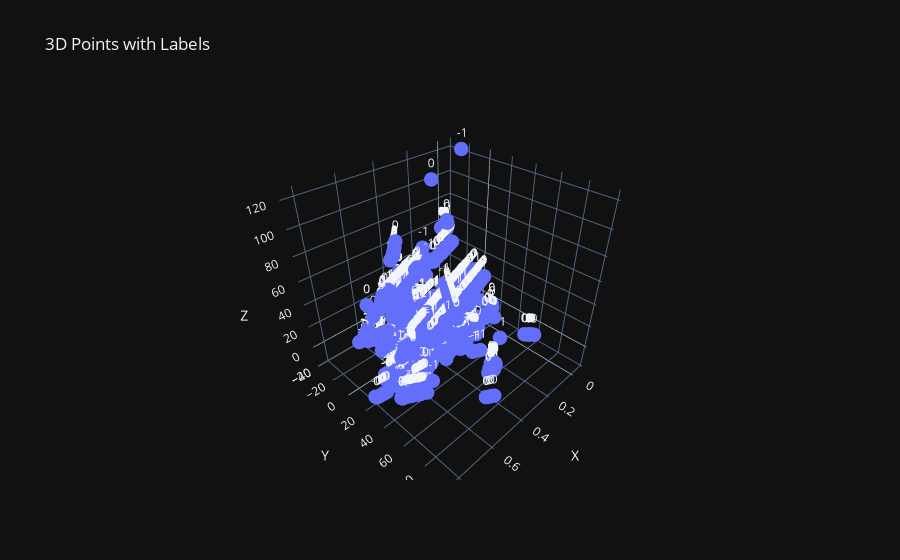

The notebook cell saved with this chart:
### Code cell
import plotly.graph_objects as go
import numpy as np

# Example data
points = my3d_coord.detach().numpy()
labels = outlier_index
# Create a 3D scatter plot
fig = go.Figure(data=[go.Scatter3d(
    x=points[:, 0],
    y=points[:, 1],
    z=points[:, 2],
    mode='markers+text',
    text=labels,
    textposition='top center',
    marker=dict(size=5)
)])

# Adding labels and title
fig.update_layout(
    scene=dict(
        xaxis_title='X',
        yaxis_title='Y',
        zaxis_title='Z'
    ),
    title='3D Points with Labels'
)

# Show the plot
fig.show()

### Figure 1 — Plotly figure (JSON) as saved in the notebook; plotly's stock layout.template omitted (floating-point values rounded to 4 significant figures; data arrays with more than 128 entries replaced by an {"elided": "..."} marker saying what was removed)
{"data": [{"marker": {"size": 5}, "mode": "markers+text", "text": {"elided": "7200 str values"}, "textposition": "top center", "x": {"elided": "7200 float values"}, "y": {"elided": "7200 float values"}, "z": {"elided": "7200 float values"}, "type": "scatter3d"}], "layout": {"scene": {"xaxis": {"title": {"text": "X"}}, "yaxis": {"title": {"text": "Y"}}, "zaxis": {"title": {"text": "Z"}}}, "title": {"text": "3D Points with Labels"}}}
